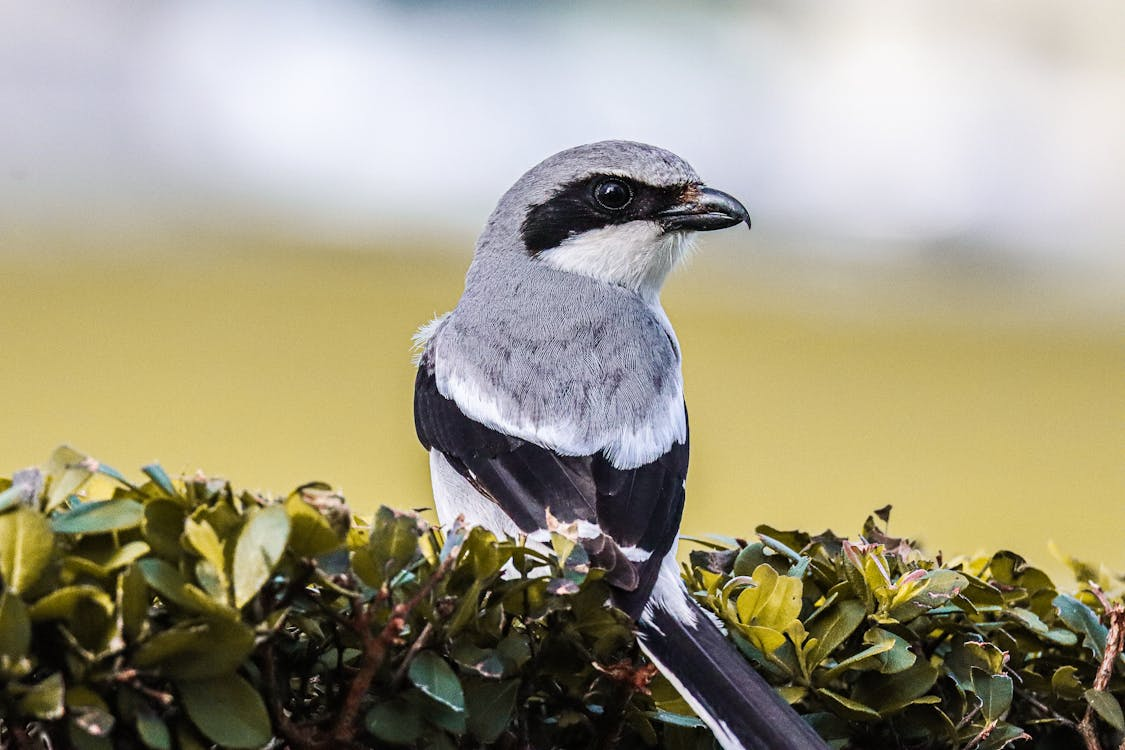
#> input picture free-photo-of-great-grey-shrike-sitting-on-bush-with-leaves.jpeg, 1125 x 750 px, found by its file name
$ jupyter execute Pencil_Sketch.ipynb
#> lines starting #> are read from the running program, lines starting #| are printed output that depends on the picture
[cell 1]
#importing OpenCV library
import cv2
from matplotlib import pyplot as plt

[cell 2]
#Reading the image
image=cv2.imread(r"C:\Users\Ayush\Desktop\free-photo-of-great-grey-shrike-sitting-on-bush-with-leaves.jpeg")
#> image is the input picture: shape (750, 1125, 3); mean B, G, R 130.9, 153.6, 159.5

[cell 3]
#image dimensions
image.shape
#> Out = (750, 1125, 3)

[cell 4]
#displaying image using cv
cv2.imshow("image",image)
cv2.waitKey(0)
cv2.destroyAllWindows()

[cell 5]
#displaying image using matplotlib
plt.imshow(image)

The default format here is BGR so get the original image we need to convert it to RGB

[cell 6]
image_rgb=cv2.cvtColor(image,cv2.COLOR_BGR2RGB)
plt.imshow(image_rgb)

Now Converting it to Grayscale

[cell 7]
gray_image = cv2.cvtColor(image, cv2.COLOR_BGR2GRAY)
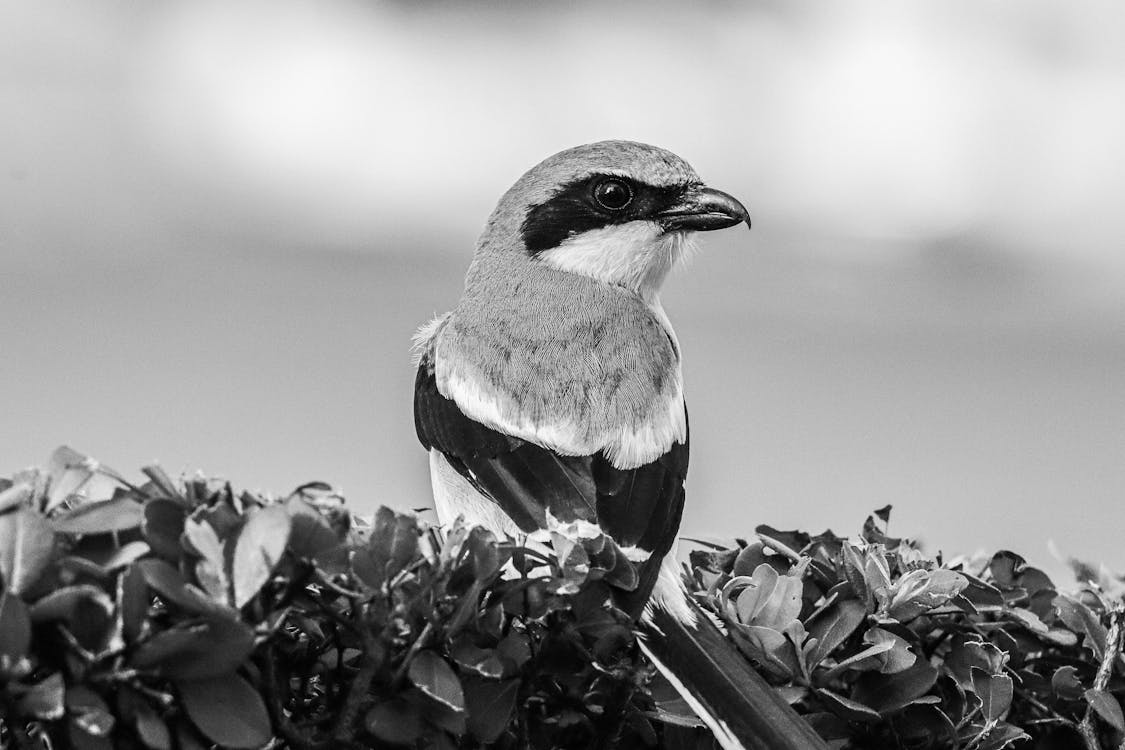
#> gray_image: shape (750, 1125); min 0, max 255, mean 152.8

[cell 8]
cv2.imshow("New Dog", gray_image)
cv2.waitKey(0)
cv2.destroyAllWindows()

[cell 9]
plt.imshow(gray_image)

invert the new grayscale image

[cell 10]
inverted_image = 255 - gray_image
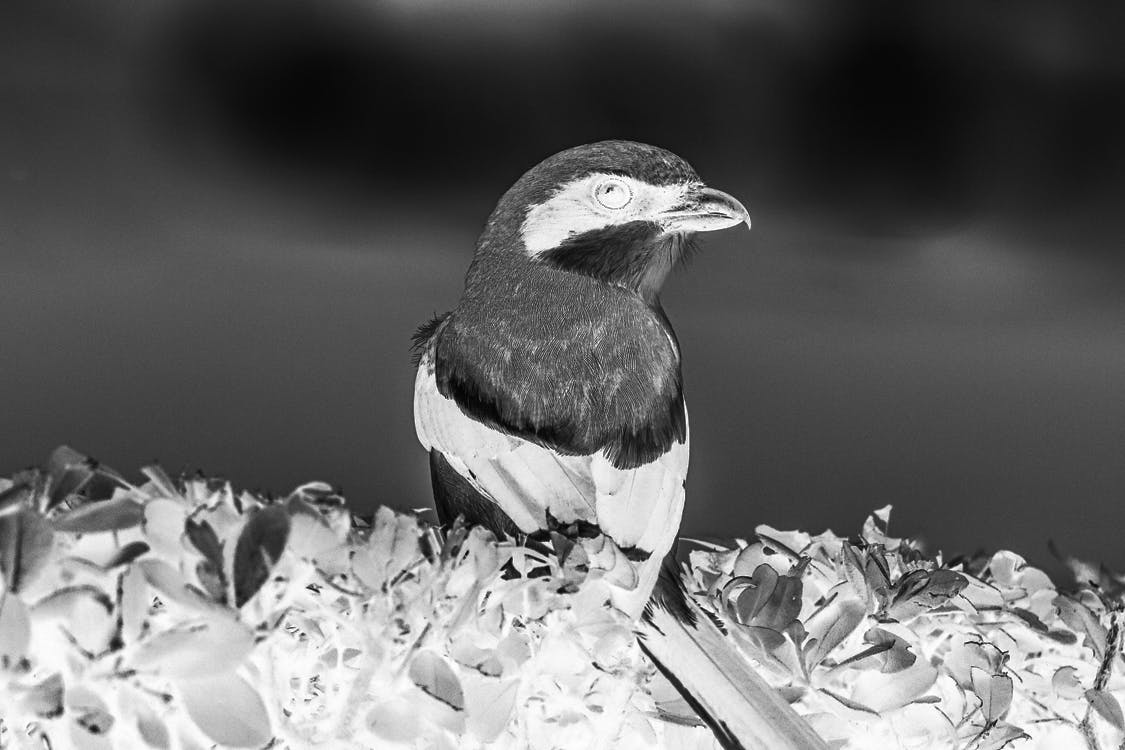
#> inverted_image: shape (750, 1125); min 0, max 255, mean 102.2
cv2.imshow("Inverted", inverted_image)
cv2.waitKey()

blur the image by using the Gaussian Function in OpenCV

[cell 11]
blurred = cv2.GaussianBlur(inverted_image, (21, 21), 0)
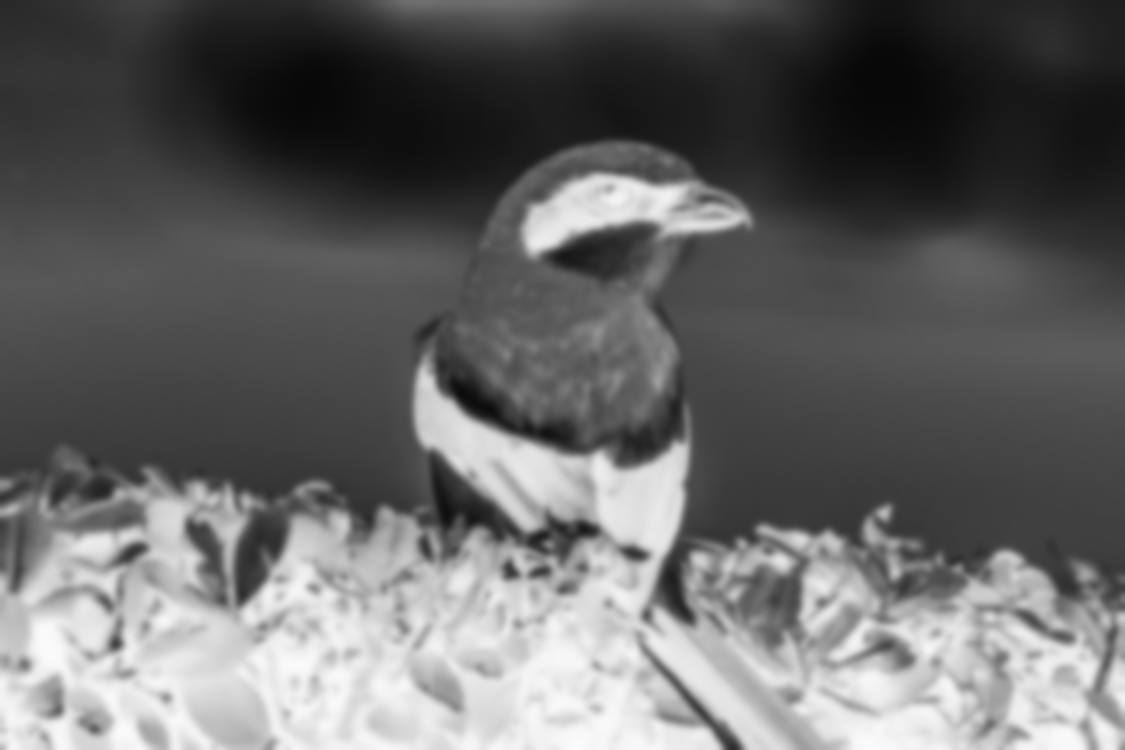
#> blurred: shape (750, 1125); min 8, max 252, mean 102.2

[cell 12]
inverted_blurred = 255 - blurred
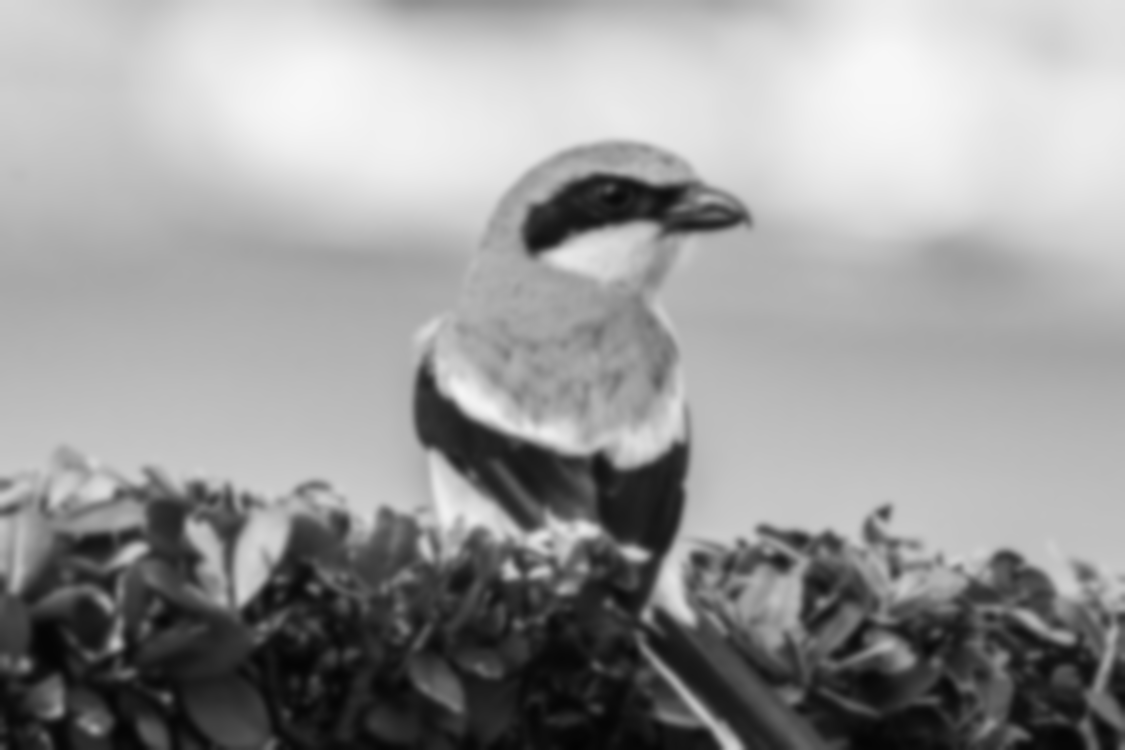
#> inverted_blurred: shape (750, 1125); min 3, max 247, mean 152.8
pencil_sketch = cv2.divide(gray_image, inverted_blurred, scale=256.0)
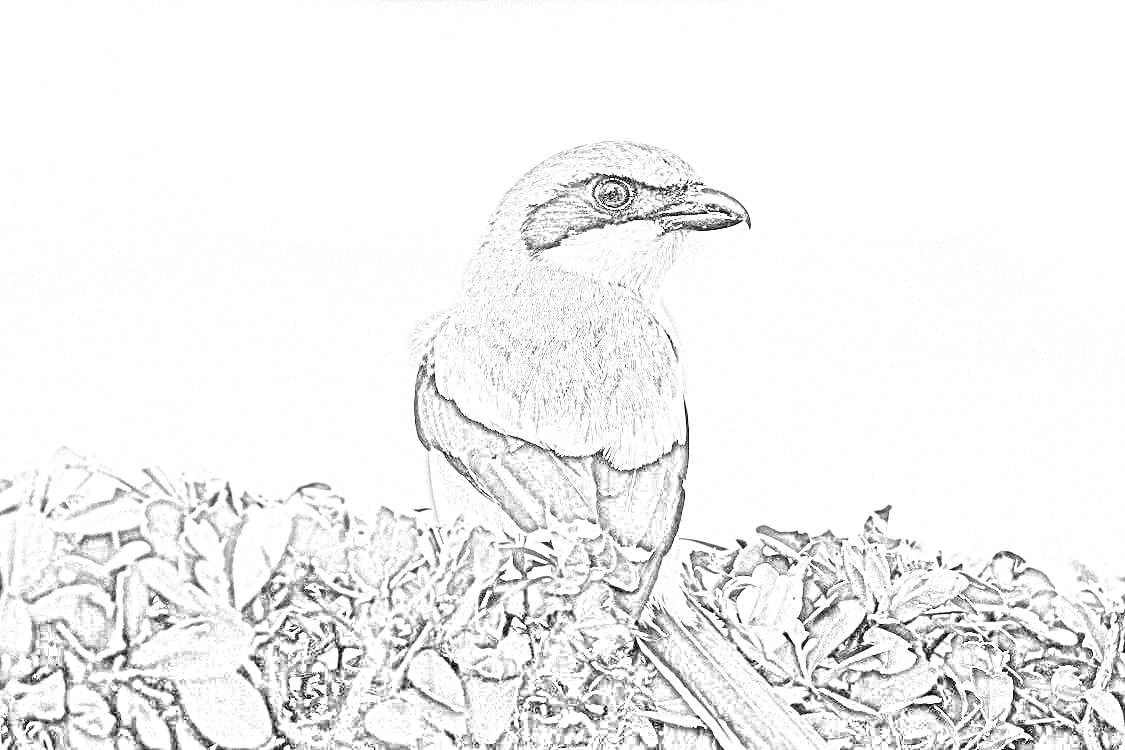
#> pencil_sketch: shape (750, 1125); min 0, max 255, mean 241.7
cv2.imshow("Sketch", pencil_sketch)
cv2.waitKey(0)
